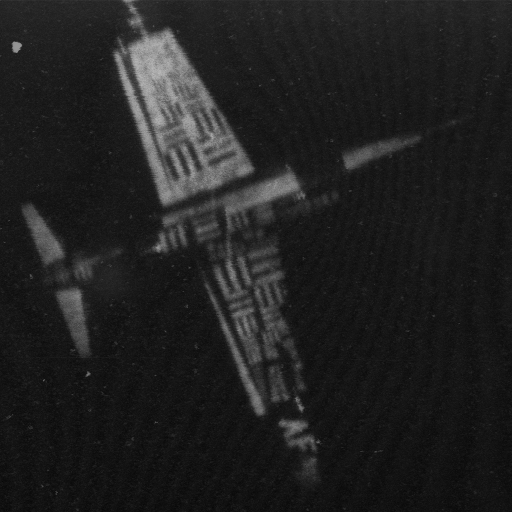
#> input picture 实验三/7.2.01.tiff, 1024 x 1024 px (shown at 1/2 size)
$ python '灰度变换.py'
#> lines starting #> are read from the running program, lines starting #| are printed output that depends on the picture
from cv2 import cv2 as cv
from matplotlib import pyplot as plt

if __name__ == '__main__':
    im = cv.imread('7.2.01.tiff')
#> im is the input picture: shape (1024, 1024, 3); min 4, max 192, mean 32.5
    im = cv.resize(im, (256, 256))
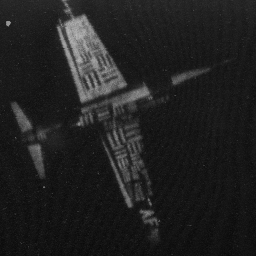
#> im: shape (256, 256, 3); min 8, max 183, mean 32.6

    im1 = cv.cvtColor(im, cv.COLOR_RGB2GRAY)
    hist = cv.calcHist(im1, [0], None, [256], [0, 256])
#> hist = 256 values, max 40 at index 40, min 0 at index 0, mean 1
    plt.plot(hist)
    plt.show()
#> figure, not shown here; curve peaks at x = 40, y = 40

    rows = im1.shape[0]
#> rows = 256
    cols = im1.shape[1]
#> cols = 256
    for i in range(rows):
        for j in range(cols):
            im1[i][j] = 255 - im1[i][j]
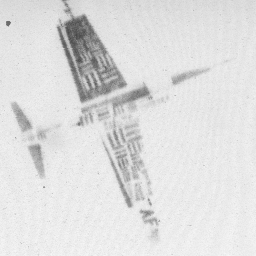
#> im1: shape (256, 256); min 72, max 247, mean 222.4

    hist = cv.calcHist(im1, [0], None, [256], [0, 256])
#> hist = 256 values, max 40 at index 215, min 0 at index 0, mean 1
    plt.plot(hist)
    plt.show()
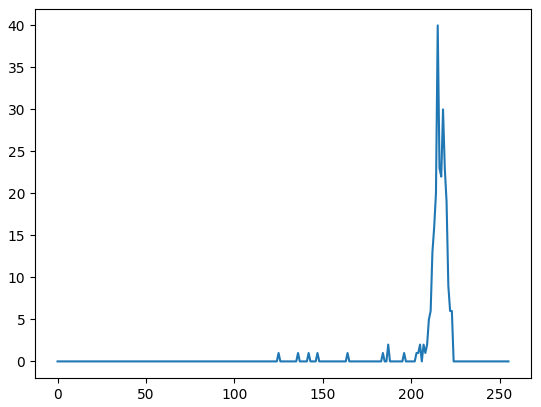
#> figure drawn by matplotlib, 1 panel; curve peaks at x = 215, y = 40
    cv.imshow('im1', im1)

    mod = cv.getRotationMatrix2D((128, 128), 60, 1)
    im2 = cv.warpAffine(im, mod, (256, 256))
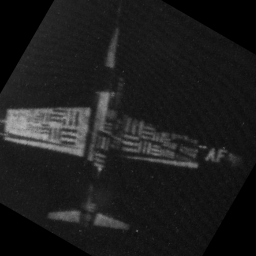
#> im2: shape (256, 256, 3); min 0, max 180, mean 28.6
    cv.imshow('im2', im2)

    im3 = cv.flip(im, 1)  # 水平翻转
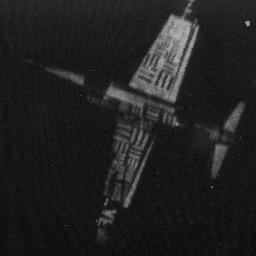
#> im3: shape (256, 256, 3); min 8, max 183, mean 32.6
    cv.imshow('im3', im3)
    im4 = cv.flip(im, 0)  # 垂直翻转
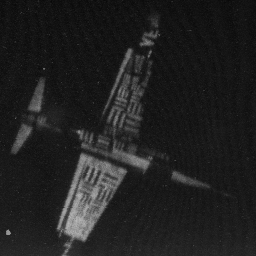
#> im4: shape (256, 256, 3); min 8, max 183, mean 32.6
    cv.imshow('im4', im4)
    im5 = cv.flip(im, -1)  # 镜像翻转
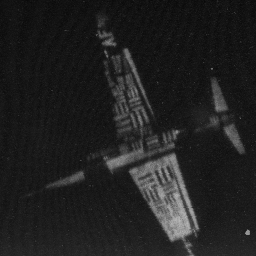
#> im5: shape (256, 256, 3); min 8, max 183, mean 32.6
    cv.imshow('im5', im5)
    cv.waitKey(0)
